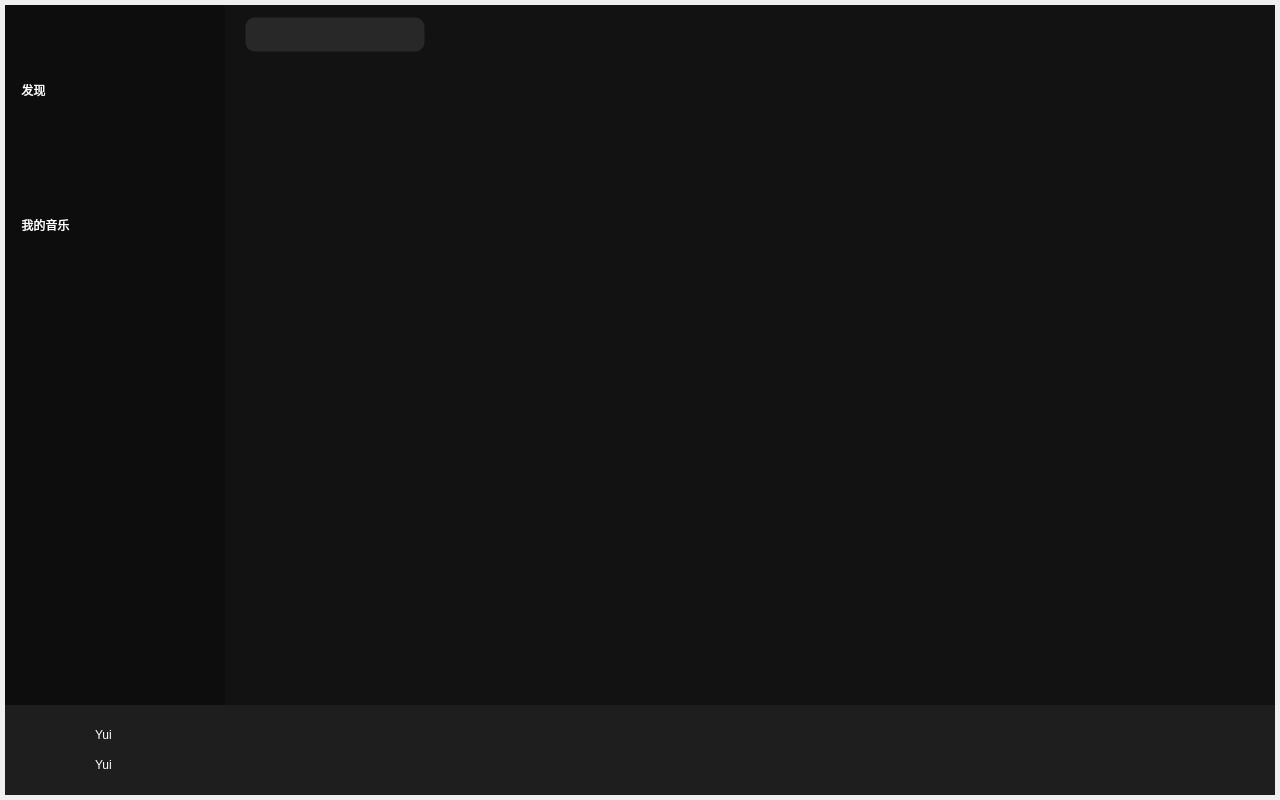
<?xml version="1.0" encoding="UTF-8"?>
<ui version="4.0">
 <class>Widget</class>
 <widget class="QWidget" name="Widget">
  <property name="geometry">
   <rect>
    <x>0</x>
    <y>0</y>
    <width>1280</width>
    <height>800</height>
   </rect>
  </property>
  <property name="minimumSize">
   <size>
    <width>1280</width>
    <height>800</height>
   </size>
  </property>
  <property name="maximumSize">
   <size>
    <width>1280</width>
    <height>800</height>
   </size>
  </property>
  <property name="windowTitle">
   <string>Widget</string>
  </property>
  <property name="styleSheet">
   <string notr="true">#Widget{
	border-radius: 200px;
}</string>
  </property>
  <layout class="QHBoxLayout" name="horizontalLayout">
   <property name="spacing">
    <number>0</number>
   </property>
   <property name="leftMargin">
    <number>5</number>
   </property>
   <property name="topMargin">
    <number>5</number>
   </property>
   <property name="rightMargin">
    <number>5</number>
   </property>
   <property name="bottomMargin">
    <number>5</number>
   </property>
   <item>
    <widget class="QWidget" name="Background" native="true">
     <property name="styleSheet">
      <string notr="true"/>
     </property>
     <layout class="QVBoxLayout" name="verticalLayout">
      <property name="spacing">
       <number>0</number>
      </property>
      <property name="leftMargin">
       <number>0</number>
      </property>
      <property name="topMargin">
       <number>0</number>
      </property>
      <property name="rightMargin">
       <number>0</number>
      </property>
      <property name="bottomMargin">
       <number>0</number>
      </property>
      <item>
       <widget class="QWidget" name="Head" native="true">
        <property name="minimumSize">
         <size>
          <width>0</width>
          <height>50</height>
         </size>
        </property>
        <property name="maximumSize">
         <size>
          <width>16777215</width>
          <height>80</height>
         </size>
        </property>
        <property name="styleSheet">
         <string notr="true">
</string>
        </property>
        <layout class="QHBoxLayout" name="horizontalLayout_2">
         <property name="spacing">
          <number>0</number>
         </property>
         <property name="leftMargin">
          <number>0</number>
         </property>
         <property name="topMargin">
          <number>0</number>
         </property>
         <property name="rightMargin">
          <number>0</number>
         </property>
         <property name="bottomMargin">
          <number>0</number>
         </property>
         <item>
          <widget class="QWidget" name="Head_left" native="true">
           <property name="minimumSize">
            <size>
             <width>220</width>
             <height>0</height>
            </size>
           </property>
           <property name="maximumSize">
            <size>
             <width>200</width>
             <height>16777215</height>
            </size>
           </property>
           <property name="styleSheet">
            <string notr="true">#Head_left{
	background-color:rgb(13, 13, 13);
	
}</string>
           </property>
           <layout class="QHBoxLayout" name="horizontalLayout_3">
            <property name="spacing">
             <number>0</number>
            </property>
            <property name="leftMargin">
             <number>0</number>
            </property>
            <property name="topMargin">
             <number>10</number>
            </property>
            <property name="rightMargin">
             <number>0</number>
            </property>
            <property name="bottomMargin">
             <number>0</number>
            </property>
            <item>
             <widget class="QLabel" name="Logo">
              <property name="styleSheet">
               <string notr="true">#Logo{
	background-image:url(:/images/logo_2.png);
background-repeat:no-repeat;
border:none;
border-radius:0px;
background-position:center center;
	
}</string>
              </property>
              <property name="text">
               <string/>
              </property>
             </widget>
            </item>
           </layout>
          </widget>
         </item>
         <item>
          <widget class="QWidget" name="head_right" native="true">
           <property name="styleSheet">
            <string notr="true">#head_right{
	background-color:rgb(18, 18, 18);
}</string>
           </property>
           <layout class="QHBoxLayout" name="horizontalLayout_4">
            <property name="spacing">
             <number>0</number>
            </property>
            <property name="leftMargin">
             <number>0</number>
            </property>
            <property name="topMargin">
             <number>0</number>
            </property>
            <property name="rightMargin">
             <number>0</number>
            </property>
            <property name="bottomMargin">
             <number>0</number>
            </property>
            <item>
             <widget class="QWidget" name="Search_box" native="true">
              <property name="minimumSize">
               <size>
                <width>220</width>
                <height>0</height>
               </size>
              </property>
              <property name="maximumSize">
               <size>
                <width>220</width>
                <height>16777215</height>
               </size>
              </property>
              <property name="styleSheet">
               <string notr="true"/>
              </property>
              <layout class="QHBoxLayout" name="horizontalLayout_5">
               <property name="spacing">
                <number>0</number>
               </property>
               <property name="leftMargin">
                <number>0</number>
               </property>
               <property name="topMargin">
                <number>9</number>
               </property>
               <property name="rightMargin">
                <number>0</number>
               </property>
               <property name="bottomMargin">
                <number>0</number>
               </property>
               <item>
                <widget class="QLineEdit" name="lineEdit">
                 <property name="minimumSize">
                  <size>
                   <width>0</width>
                   <height>0</height>
                  </size>
                 </property>
                 <property name="maximumSize">
                  <size>
                   <width>180</width>
                   <height>35</height>
                  </size>
                 </property>
                 <property name="font">
                  <font>
                   <underline>false</underline>
                  </font>
                 </property>
                 <property name="toolTipDuration">
                  <number>-2</number>
                 </property>
                 <property name="styleSheet">
                  <string notr="true">#lineEdit {
    background-color: rgb(40, 40, 40);
    border-radius: 10px;
    padding-left: 17px;
    /* 关键：明确定义一个1像素的透明边框 */
    border: 1px solid transparent; 
}</string>
                 </property>
                 <property name="maxLength">
                  <number>32764</number>
                 </property>
                </widget>
               </item>
              </layout>
             </widget>
            </item>
            <item>
             <widget class="QWidget" name="Setting_box" native="true">
              <property name="styleSheet">
               <string notr="true">QPushButton
{
border-radius:7px; /*设置按钮的边框圆⻆为 0 像素，
实现直⻆边缘*/
background-repeat:no-repeat; /* 背景图⽚不重复平铺
*/
border: none; /*⽆边框*/
background-position:center center; /*背景图⽚放置在
按钮的中⼼位置*/
}

/*悬停状态*/
QPushButton:hover
{
background-color: rgb(40,40,40); /*设置背景颜
⾊为半透明的红⾊*/
}
</string>
              </property>
              <layout class="QHBoxLayout" name="horizontalLayout_6">
               <property name="spacing">
                <number>10</number>
               </property>
               <property name="leftMargin">
                <number>3</number>
               </property>
               <property name="topMargin">
                <number>0</number>
               </property>
               <property name="rightMargin">
                <number>0</number>
               </property>
               <property name="bottomMargin">
                <number>0</number>
               </property>
               <item>
                <spacer name="horizontalSpacer">
                 <property name="orientation">
                  <enum>Qt::Horizontal</enum>
                 </property>
                 <property name="sizeHint" stdset="0">
                  <size>
                   <width>704</width>
                   <height>20</height>
                  </size>
                 </property>
                </spacer>
               </item>
               <item>
                <widget class="QPushButton" name="Skin">
                 <property name="minimumSize">
                  <size>
                   <width>30</width>
                   <height>30</height>
                  </size>
                 </property>
                 <property name="styleSheet">
                  <string notr="true">	background-image:url(:/images/skin_2.png);</string>
                 </property>
                 <property name="text">
                  <string/>
                 </property>
                </widget>
               </item>
               <item>
                <widget class="QPushButton" name="Min">
                 <property name="minimumSize">
                  <size>
                   <width>30</width>
                   <height>30</height>
                  </size>
                 </property>
                 <property name="styleSheet">
                  <string notr="true">	background-image:url(:/images/min_3.png);</string>
                 </property>
                 <property name="text">
                  <string/>
                 </property>
                </widget>
               </item>
               <item>
                <widget class="QPushButton" name="Quit">
                 <property name="minimumSize">
                  <size>
                   <width>30</width>
                   <height>30</height>
                  </size>
                 </property>
                 <property name="styleSheet">
                  <string notr="true">#Quit{
	background-image:url(:/images/x_2.png);
background-repeat:no-repeat;
background-position:center center;
}</string>
                 </property>
                 <property name="text">
                  <string/>
                 </property>
                </widget>
               </item>
              </layout>
             </widget>
            </item>
           </layout>
          </widget>
         </item>
        </layout>
       </widget>
      </item>
      <item>
       <widget class="QWidget" name="Body" native="true">
        <property name="styleSheet">
         <string notr="true"/>
        </property>
        <layout class="QVBoxLayout" name="verticalLayout_2">
         <property name="spacing">
          <number>0</number>
         </property>
         <property name="leftMargin">
          <number>0</number>
         </property>
         <property name="topMargin">
          <number>0</number>
         </property>
         <property name="rightMargin">
          <number>0</number>
         </property>
         <property name="bottomMargin">
          <number>0</number>
         </property>
         <item>
          <widget class="QWidget" name="Body_top" native="true">
           <property name="styleSheet">
            <string notr="true"/>
           </property>
           <layout class="QHBoxLayout" name="horizontalLayout_7">
            <property name="spacing">
             <number>0</number>
            </property>
            <property name="leftMargin">
             <number>0</number>
            </property>
            <property name="topMargin">
             <number>0</number>
            </property>
            <property name="rightMargin">
             <number>0</number>
            </property>
            <property name="bottomMargin">
             <number>0</number>
            </property>
            <item>
             <widget class="QWidget" name="Body_left" native="true">
              <property name="minimumSize">
               <size>
                <width>220</width>
                <height>0</height>
               </size>
              </property>
              <property name="maximumSize">
               <size>
                <width>220</width>
                <height>16777215</height>
               </size>
              </property>
              <property name="styleSheet">
               <string notr="true">#Body_left{
	background-color:rgb(13, 13, 13)
}</string>
              </property>
              <layout class="QVBoxLayout" name="verticalLayout_3">
               <property name="spacing">
                <number>0</number>
               </property>
               <property name="leftMargin">
                <number>0</number>
               </property>
               <property name="topMargin">
                <number>0</number>
               </property>
               <property name="rightMargin">
                <number>0</number>
               </property>
               <property name="bottomMargin">
                <number>0</number>
               </property>
               <item>
                <widget class="QWidget" name="Left_box" native="true">
                 <property name="minimumSize">
                  <size>
                   <width>0</width>
                   <height>400</height>
                  </size>
                 </property>
                 <property name="maximumSize">
                  <size>
                   <width>16777215</width>
                   <height>400</height>
                  </size>
                 </property>
                 <property name="styleSheet">
                  <string notr="true">#Left_box{
	background-color:rgb(13, 13, 13);
}

</string>
                 </property>
                 <layout class="QVBoxLayout" name="verticalLayout_4">
                  <property name="spacing">
                   <number>0</number>
                  </property>
                  <property name="leftMargin">
                   <number>0</number>
                  </property>
                  <property name="topMargin">
                   <number>0</number>
                  </property>
                  <property name="rightMargin">
                   <number>0</number>
                  </property>
                  <property name="bottomMargin">
                   <number>0</number>
                  </property>
                  <item>
                   <widget class="QWidget" name="Online_music" native="true">
                    <property name="maximumSize">
                     <size>
                      <width>16777215</width>
                      <height>120</height>
                     </size>
                    </property>
                    <property name="styleSheet">
                     <string notr="true"/>
                    </property>
                    <layout class="QVBoxLayout" name="verticalLayout_5">
                     <property name="spacing">
                      <number>0</number>
                     </property>
                     <property name="leftMargin">
                      <number>10</number>
                     </property>
                     <property name="topMargin">
                      <number>10</number>
                     </property>
                     <property name="rightMargin">
                      <number>10</number>
                     </property>
                     <property name="bottomMargin">
                      <number>10</number>
                     </property>
                     <item>
                      <widget class="QLabel" name="label">
                       <property name="styleSheet">
                        <string notr="true">color:rgb(255, 255, 255);</string>
                       </property>
                       <property name="text">
                        <string>  发现</string>
                       </property>
                       <property name="textFormat">
                        <enum>Qt::AutoText</enum>
                       </property>
                      </widget>
                     </item>
                     <item>
                      <widget class="btForm" name="Find_music" native="true"/>
                     </item>
                    </layout>
                   </widget>
                  </item>
                  <item>
                   <widget class="QWidget" name="My_music" native="true">
                    <property name="styleSheet">
                     <string notr="true"/>
                    </property>
                    <layout class="QVBoxLayout" name="verticalLayout_6">
                     <property name="spacing">
                      <number>0</number>
                     </property>
                     <property name="leftMargin">
                      <number>10</number>
                     </property>
                     <property name="topMargin">
                      <number>10</number>
                     </property>
                     <property name="rightMargin">
                      <number>10</number>
                     </property>
                     <property name="bottomMargin">
                      <number>10</number>
                     </property>
                     <item>
                      <widget class="QLabel" name="label_2">
                       <property name="maximumSize">
                        <size>
                         <width>16777215</width>
                         <height>60</height>
                        </size>
                       </property>
                       <property name="styleSheet">
                        <string notr="true">color:rgb(255, 255, 255);</string>
                       </property>
                       <property name="text">
                        <string>  我的音乐</string>
                       </property>
                      </widget>
                     </item>
                     <item>
                      <widget class="btForm" name="Like_music" native="true">
                       <property name="maximumSize">
                        <size>
                         <width>16777215</width>
                         <height>50</height>
                        </size>
                       </property>
                      </widget>
                     </item>
                     <item>
                      <widget class="btForm" name="Local_music" native="true">
                       <property name="maximumSize">
                        <size>
                         <width>16777215</width>
                         <height>50</height>
                        </size>
                       </property>
                      </widget>
                     </item>
                     <item>
                      <widget class="btForm" name="Recent_music" native="true">
                       <property name="maximumSize">
                        <size>
                         <width>16777215</width>
                         <height>50</height>
                        </size>
                       </property>
                      </widget>
                     </item>
                    </layout>
                   </widget>
                  </item>
                 </layout>
                </widget>
               </item>
               <item>
                <spacer name="verticalSpacer">
                 <property name="orientation">
                  <enum>Qt::Vertical</enum>
                 </property>
                 <property name="sizeHint" stdset="0">
                  <size>
                   <width>20</width>
                   <height>247</height>
                  </size>
                 </property>
                </spacer>
               </item>
              </layout>
             </widget>
            </item>
            <item>
             <widget class="QWidget" name="Body_right" native="true">
              <property name="styleSheet">
               <string notr="true">
</string>
              </property>
              <layout class="QHBoxLayout" name="horizontalLayout_8">
               <property name="spacing">
                <number>0</number>
               </property>
               <property name="leftMargin">
                <number>0</number>
               </property>
               <property name="topMargin">
                <number>0</number>
               </property>
               <property name="rightMargin">
                <number>0</number>
               </property>
               <property name="bottomMargin">
                <number>0</number>
               </property>
               <item>
                <widget class="QStackedWidget" name="stackedWidget">
                 <property name="minimumSize">
                  <size>
                   <width>0</width>
                   <height>80</height>
                  </size>
                 </property>
                 <property name="styleSheet">
                  <string notr="true">
	background-color:rgb(18, 18, 18);</string>
                 </property>
                 <property name="currentIndex">
                  <number>1</number>
                 </property>
                 <widget class="QWidget" name="Find_page">
                  <widget class="QScrollArea" name="scrollArea">
                   <property name="geometry">
                    <rect>
                     <x>0</x>
                     <y>0</y>
                     <width>1050</width>
                     <height>650</height>
                    </rect>
                   </property>
                   <property name="minimumSize">
                    <size>
                     <width>1050</width>
                     <height>650</height>
                    </size>
                   </property>
                   <property name="styleSheet">
                    <string notr="true">QScrollArea {
    border: none;
}

/* --- 滚动条整体 --- */
QScrollBar:vertical { /* 只针对垂直滚动条 */
    border: none; /* 去除边框 */
    background-color: #121212; /* 滚动条背景色，应与内容区背景色一致 */
    width: 12px; /* 滚动条宽度 */
    margin: 0px 0px 0px 0px; /* 上、右、下、左的边距 */
}

/* --- 滚动条滑块 (你拖动的那个块) --- */
QScrollBar::handle:vertical {
    background-color: #4A4A4A; /* 滑块颜色 */
    min-height: 20px; /* 滑块最小高度 */
    border-radius: 6px; /* 滑块圆角，使其成为圆角矩形 */
}

QScrollBar::handle:vertical:hover {
    background-color: #5A5A5A; /* 鼠标悬停时滑块颜色变亮 */
}

QScrollBar::handle:vertical:pressed {
    background-color: #6A6A6A; /* 鼠标按下时滑块颜色再变亮 */
}

/* --- 上下两个箭头按钮 --- */
QScrollBar::add-line:vertical, QScrollBar::sub-line:vertical {
    /* 我们不需要箭头，所以将它们隐藏 */
    border: none;
    background: none;
    height: 0px;
    width: 0px;
}

/* --- 在滑块上方和下方的区域 (add-page, sub-page) --- */
QScrollBar::add-page:vertical, QScrollBar::sub-page:vertical {
    /* 这部分是滑道中，滑块之外的区域，我们也让它透明 */
    background: none;
}</string>
                   </property>
                   <property name="widgetResizable">
                    <bool>true</bool>
                   </property>
                   <widget class="QWidget" name="scrollAreaWidgetContents">
                    <property name="geometry">
                     <rect>
                      <x>0</x>
                      <y>0</y>
                      <width>1038</width>
                      <height>892</height>
                     </rect>
                    </property>
                    <layout class="QVBoxLayout" name="verticalLayout_8">
                     <property name="leftMargin">
                      <number>22</number>
                     </property>
                     <property name="rightMargin">
                      <number>22</number>
                     </property>
                     <item>
                      <widget class="recWeekBox" name="Rec_week" native="true">
                       <property name="minimumSize">
                        <size>
                         <width>0</width>
                         <height>250</height>
                        </size>
                       </property>
                      </widget>
                     </item>
                     <item>
                      <widget class="QLabel" name="New_music_lab">
                       <property name="minimumSize">
                        <size>
                         <width>0</width>
                         <height>50</height>
                        </size>
                       </property>
                       <property name="maximumSize">
                        <size>
                         <width>16777215</width>
                         <height>50</height>
                        </size>
                       </property>
                       <property name="styleSheet">
                        <string notr="true">color:rgb(255, 255, 255);
font-size:25px;
font-weight:700;</string>
                       </property>
                       <property name="text">
                        <string>新碟上架</string>
                       </property>
                      </widget>
                     </item>
                     <item>
                      <widget class="recBox" name="New_music" native="true">
                       <property name="minimumSize">
                        <size>
                         <width>0</width>
                         <height>250</height>
                        </size>
                       </property>
                      </widget>
                     </item>
                     <item>
                      <widget class="QLabel" name="Rec_music_lab">
                       <property name="minimumSize">
                        <size>
                         <width>0</width>
                         <height>50</height>
                        </size>
                       </property>
                       <property name="maximumSize">
                        <size>
                         <width>16777215</width>
                         <height>50</height>
                        </size>
                       </property>
                       <property name="styleSheet">
                        <string notr="true">color:rgb(255, 255, 255);
font-size:25px;
font-weight:700;</string>
                       </property>
                       <property name="text">
                        <string>推荐音乐</string>
                       </property>
                      </widget>
                     </item>
                     <item>
                      <widget class="recBox" name="Rec_music" native="true">
                       <property name="minimumSize">
                        <size>
                         <width>0</width>
                         <height>250</height>
                        </size>
                       </property>
                      </widget>
                     </item>
                    </layout>
                   </widget>
                  </widget>
                 </widget>
                 <widget class="commonPage" name="Like_page"/>
                 <widget class="commonPage" name="Local_page"/>
                 <widget class="commonPage" name="Recent_page"/>
                 <widget class="QWidget" name="Search_page">
                  <widget class="QLabel" name="label_7">
                   <property name="geometry">
                    <rect>
                     <x>450</x>
                     <y>310</y>
                     <width>54</width>
                     <height>12</height>
                    </rect>
                   </property>
                   <property name="styleSheet">
                    <string notr="true">color:rgb(255, 255, 255)</string>
                   </property>
                   <property name="text">
                    <string>page5</string>
                   </property>
                  </widget>
                 </widget>
                </widget>
               </item>
              </layout>
             </widget>
            </item>
           </layout>
          </widget>
         </item>
         <item>
          <widget class="QWidget" name="Control_page" native="true">
           <property name="minimumSize">
            <size>
             <width>0</width>
             <height>90</height>
            </size>
           </property>
           <property name="maximumSize">
            <size>
             <width>16777215</width>
             <height>90</height>
            </size>
           </property>
           <property name="styleSheet">
            <string notr="true">#Control_page{
	background-color:rgb(30, 30, 30)
}</string>
           </property>
           <layout class="QHBoxLayout" name="horizontalLayout_9">
            <property name="spacing">
             <number>0</number>
            </property>
            <property name="leftMargin">
             <number>0</number>
            </property>
            <property name="topMargin">
             <number>0</number>
            </property>
            <property name="rightMargin">
             <number>0</number>
            </property>
            <property name="bottomMargin">
             <number>0</number>
            </property>
            <item>
             <widget class="QWidget" name="Play_1" native="true">
              <property name="minimumSize">
               <size>
                <width>300</width>
                <height>0</height>
               </size>
              </property>
              <property name="maximumSize">
               <size>
                <width>300</width>
                <height>16777215</height>
               </size>
              </property>
              <property name="styleSheet">
               <string notr="true"/>
              </property>
              <widget class="QLabel" name="Music_cover">
               <property name="geometry">
                <rect>
                 <x>10</x>
                 <y>10</y>
                 <width>60</width>
                 <height>60</height>
                </rect>
               </property>
               <property name="minimumSize">
                <size>
                 <width>60</width>
                 <height>60</height>
                </size>
               </property>
               <property name="maximumSize">
                <size>
                 <width>60</width>
                 <height>60</height>
                </size>
               </property>
               <property name="styleSheet">
                <string notr="true">border-radius: 10px;  </string>
               </property>
               <property name="text">
                <string/>
               </property>
              </widget>
              <widget class="QLabel" name="Music_name">
               <property name="geometry">
                <rect>
                 <x>90</x>
                 <y>20</y>
                 <width>171</width>
                 <height>20</height>
                </rect>
               </property>
               <property name="styleSheet">
                <string notr="true">color:rgb(255, 255, 255);</string>
               </property>
               <property name="text">
                <string>Yui</string>
               </property>
              </widget>
              <widget class="QLabel" name="Music_singer">
               <property name="geometry">
                <rect>
                 <x>90</x>
                 <y>50</y>
                 <width>171</width>
                 <height>20</height>
                </rect>
               </property>
               <property name="styleSheet">
                <string notr="true">color:rgb(255, 255, 255);</string>
               </property>
               <property name="text">
                <string>Yui</string>
               </property>
              </widget>
             </widget>
            </item>
            <item>
             <widget class="QWidget" name="Play_2_box" native="true">
              <property name="styleSheet">
               <string notr="true">QPushButton
{
border-radius:7px; /*设置按钮的边框圆⻆为 0 像素，
实现直⻆边缘*/
background-repeat:no-repeat; /* 背景图⽚不重复平铺
*/
border: none; /*⽆边框*/
background-position:center center; /*背景图⽚放置在
按钮的中⼼位置*/
}

/*悬停状态*/
QPushButton:hover
{
background-color: rgb(40,40,40); /*设置背景颜
⾊为半透明的红⾊*/
}
</string>
              </property>
              <layout class="QVBoxLayout" name="verticalLayout_7">
               <property name="spacing">
                <number>0</number>
               </property>
               <property name="leftMargin">
                <number>0</number>
               </property>
               <property name="topMargin">
                <number>0</number>
               </property>
               <property name="rightMargin">
                <number>0</number>
               </property>
               <property name="bottomMargin">
                <number>4</number>
               </property>
               <item>
                <widget class="QWidget" name="Play_2" native="true">
                 <property name="minimumSize">
                  <size>
                   <width>25</width>
                   <height>25</height>
                  </size>
                 </property>
                 <property name="styleSheet">
                  <string notr="true"/>
                 </property>
                 <layout class="QHBoxLayout" name="horizontalLayout_10">
                  <property name="spacing">
                   <number>15</number>
                  </property>
                  <property name="topMargin">
                   <number>18</number>
                  </property>
                  <property name="bottomMargin">
                   <number>0</number>
                  </property>
                  <item>
                   <spacer name="horizontalSpacer_3">
                    <property name="minimumSize">
                     <size>
                      <width>30</width>
                      <height>30</height>
                     </size>
                    </property>
                    <property name="orientation">
                     <enum>Qt::Horizontal</enum>
                    </property>
                    <property name="sizeHint" stdset="0">
                     <size>
                      <width>203</width>
                      <height>27</height>
                     </size>
                    </property>
                   </spacer>
                  </item>
                  <item>
                   <widget class="QPushButton" name="Play_mode">
                    <property name="minimumSize">
                     <size>
                      <width>30</width>
                      <height>30</height>
                     </size>
                    </property>
                    <property name="styleSheet">
                     <string notr="true">background-image:url(:/images/order.png);</string>
                    </property>
                    <property name="text">
                     <string/>
                    </property>
                   </widget>
                  </item>
                  <item>
                   <widget class="QPushButton" name="Play_prev">
                    <property name="minimumSize">
                     <size>
                      <width>30</width>
                      <height>30</height>
                     </size>
                    </property>
                    <property name="styleSheet">
                     <string notr="true">background-image:url(:/images/prev.png);</string>
                    </property>
                    <property name="text">
                     <string/>
                    </property>
                   </widget>
                  </item>
                  <item>
                   <widget class="QPushButton" name="Play">
                    <property name="minimumSize">
                     <size>
                      <width>30</width>
                      <height>30</height>
                     </size>
                    </property>
                    <property name="styleSheet">
                     <string notr="true">background-image:url(:/images/play.png);</string>
                    </property>
                    <property name="text">
                     <string/>
                    </property>
                   </widget>
                  </item>
                  <item>
                   <widget class="QPushButton" name="Play_next">
                    <property name="minimumSize">
                     <size>
                      <width>30</width>
                      <height>30</height>
                     </size>
                    </property>
                    <property name="styleSheet">
                     <string notr="true">background-image:url(:/images/next.png);</string>
                    </property>
                    <property name="text">
                     <string/>
                    </property>
                   </widget>
                  </item>
                  <item>
                   <widget class="QPushButton" name="music_add">
                    <property name="minimumSize">
                     <size>
                      <width>30</width>
                      <height>30</height>
                     </size>
                    </property>
                    <property name="styleSheet">
                     <string notr="true">background-image:url(&quot;:/images/add.png&quot;);</string>
                    </property>
                    <property name="text">
                     <string/>
                    </property>
                   </widget>
                  </item>
                  <item>
                   <spacer name="horizontalSpacer_4">
                    <property name="orientation">
                     <enum>Qt::Horizontal</enum>
                    </property>
                    <property name="sizeHint" stdset="0">
                     <size>
                      <width>203</width>
                      <height>20</height>
                     </size>
                    </property>
                   </spacer>
                  </item>
                 </layout>
                </widget>
               </item>
               <item>
                <widget class="musicSlider" name="Slider_bar" native="true">
                 <property name="minimumSize">
                  <size>
                   <width>0</width>
                   <height>20</height>
                  </size>
                 </property>
                 <property name="maximumSize">
                  <size>
                   <width>16777215</width>
                   <height>20</height>
                  </size>
                 </property>
                 <property name="styleSheet">
                  <string notr="true"/>
                 </property>
                </widget>
               </item>
              </layout>
             </widget>
            </item>
            <item>
             <widget class="volumeTool" name="Play_3" native="true">
              <property name="minimumSize">
               <size>
                <width>300</width>
                <height>0</height>
               </size>
              </property>
              <property name="maximumSize">
               <size>
                <width>300</width>
                <height>16777215</height>
               </size>
              </property>
              <property name="styleSheet">
               <string notr="true"/>
              </property>
             </widget>
            </item>
           </layout>
          </widget>
         </item>
        </layout>
       </widget>
      </item>
     </layout>
    </widget>
   </item>
  </layout>
 </widget>
 <customwidgets>
  <customwidget>
   <class>btForm</class>
   <extends>QWidget</extends>
   <header>btform.h</header>
   <container>1</container>
  </customwidget>
  <customwidget>
   <class>recWeekBox</class>
   <extends>QWidget</extends>
   <header>recweekbox.h</header>
   <container>1</container>
  </customwidget>
  <customwidget>
   <class>recBox</class>
   <extends>QWidget</extends>
   <header>recbox.h</header>
   <container>1</container>
  </customwidget>
  <customwidget>
   <class>commonPage</class>
   <extends>QWidget</extends>
   <header>commonpage.h</header>
   <container>1</container>
  </customwidget>
  <customwidget>
   <class>musicSlider</class>
   <extends>QWidget</extends>
   <header>musicslider.h</header>
   <container>1</container>
  </customwidget>
  <customwidget>
   <class>volumeTool</class>
   <extends>QWidget</extends>
   <header location="global">volumetool.h</header>
   <container>1</container>
  </customwidget>
 </customwidgets>
 <resources/>
 <connections/>
</ui>
